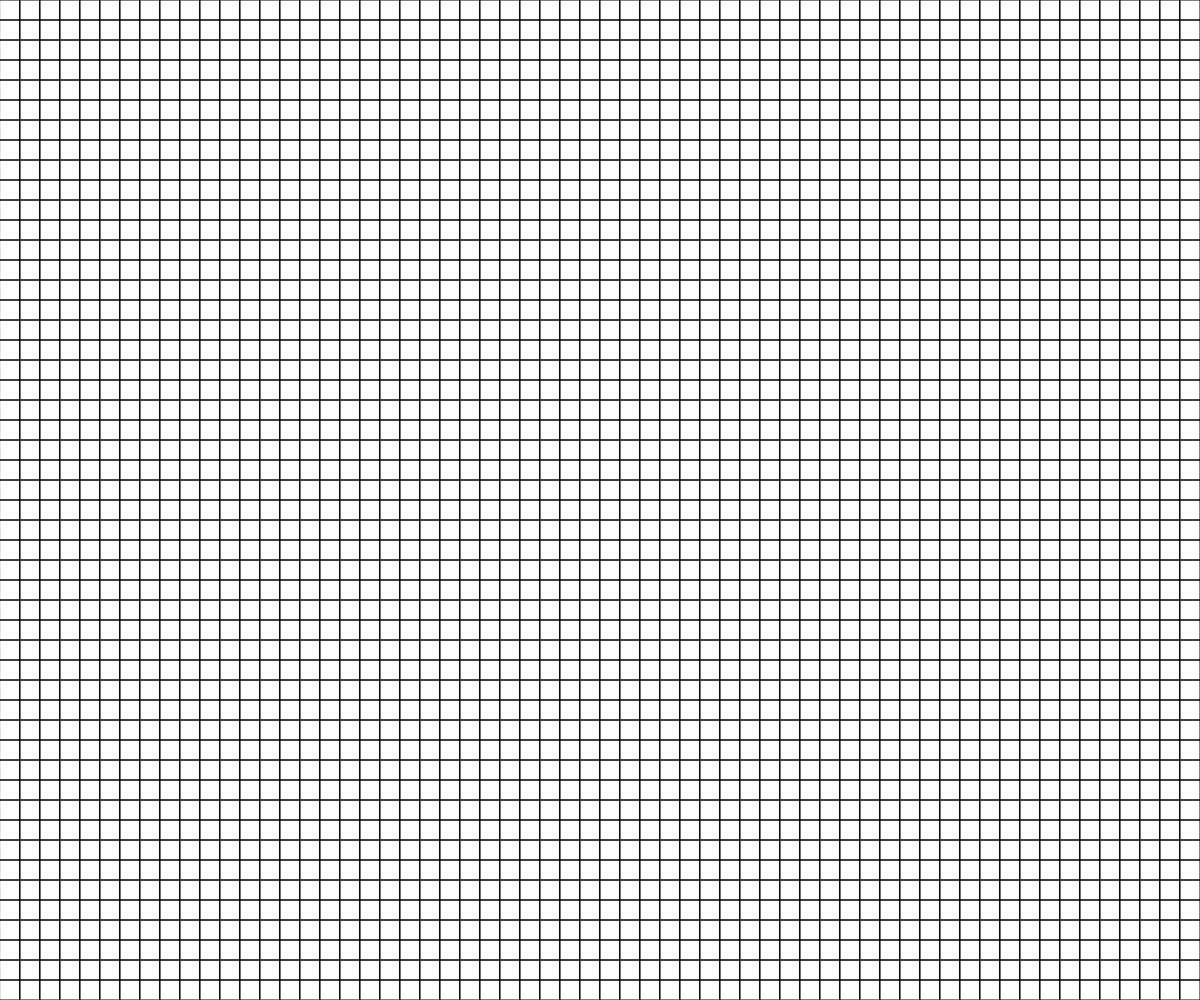
Frame 1 (no input)
Frame 60 (no input): identical to frame 1, image omitted
Frame 120 (the mouse pressed at the canvas centre since frame 60): identical to frame 1, image omitted

The p5.js sketch that drew this single still picture (run headless with seeded random() and noise() and a simulated clock; from frame 60 on, the mouse is pressed at the canvas centre):

// p5.js sketch
// ── sketch.js
var widthw = window.innerWidth;
var heightw = window.innerHeight;
var grid;
var cols;
var rows;
var w = 20;
var tempClick = 0;
var isOver = true;
let result;

function make2DArray() {
	var arr = new Array(cols);
	for (var i = 0; i < arr.length; i++) {
		arr[i] = new Array(rows);
	}
	return arr;
}

function setup() {
	createCanvas(widthw, heightw);
		
	cols = floor(width / w);
	rows = floor(height / w);
	grid = make2DArray(cols, rows);

	for (var i = 0; i < cols; i++) {
		for (var j = 0; j < rows; j++) {
			grid[i][j] = new Cell(i, j, w);
		}
	}
}

function mousePressed() {
	for (var i = 0; i < cols; i++) {
		for (var j = 0; j < rows; j++) {
			if (grid[i][j].contains(mouseX, mouseY) && isOver) {
				grid[i][j].click = true;

				if(grid[i][j].data == 'p'){
					tempClick++;
					if(tempClick % 2 == 0){
						grid[i][j].data = 'x';
					}
					else grid[i][j].data = 'o';
				}
				GameOver(i, j);
			}
		}
	}
}

function GameOver(x, y){
	let ngang = 0;
	let doc = 0;
	let cheothuan = 0;
	let cheoxuoi = 0;

	for(let i = x + 1; grid[i][y].data == grid[x][y].data ; i++){
		ngang++;
	}
	for(let i = x - 1; grid[i][y].data == grid[x][y].data ; i--){
		ngang++;
	}

	for(let i = y + 1; grid[x][i].data == grid[x][y].data ; i++){
		doc++;
	}
	for(let i = y - 1; grid[x][i].data == grid[x][y].data ; i--){
		doc++;
	}

	let xcheo = x + 1;
	let ycheo = y + 1;
	while(grid[x][y].data == grid[xcheo][ycheo].data){
		xcheo++;
		ycheo++;
		cheothuan++;
	}
	xcheo = x - 1;
	ycheo = y - 1;
	while(grid[x][y].data == grid[xcheo][ycheo].data){
		xcheo--;
		ycheo--;
		cheothuan++;
	}

	xcheo = x - 1;
	ycheo = y + 1;
	while(grid[x][y].data == grid[xcheo][ycheo].data){
		xcheo--;
		ycheo++;
		cheoxuoi++;
	}
	xcheo = x + 1;
	ycheo = y - 1;
	while(grid[x][y].data == grid[xcheo][ycheo].data){
		xcheo++;
		ycheo--;
		cheoxuoi++;
	}

	console.log('' + ngang + ' ' + doc + ' ' + cheothuan + ' ' + cheoxuoi )

	if(ngang >= 4 || cheothuan >= 4 || cheoxuoi >= 4 || doc >= 4) {
		isOver = false;
		result = grid[x][y].data + ' is win';
	}
}

function draw() {
	background(255);
	for (var i = 0; i < cols; i++) {
		for (var j = 0; j < rows; j++) {
			grid[i][j].show();
		}
	}
	if(isOver == false){
		stroke(0);
		fill(255);
		rect((cols/2 - 1)*w, (rows/2)*w - 10, 3*w, 1*w);
		textAlign(CENTER);
		textAlign(CENTER);
		fill(0);
		text(result, widthw / 2 + w* 0.5, heightw / 2 + 3);
	}
}
// ── cell.js
function Cell(i, j, w) {
    this.i = i;
    this.j = j;
    this.x = i * w;
    this.y = j * w;
    this.w = w;
    
    this.data = 'p';
    this.click = false;
}

Cell.prototype.show = function() {
    stroke(0);
    noFill();
    rect(this.x, this.y, this.w, this.w);

    if(this.click) {
        fill(200);
        rect(this.x, this.y, this.w, this.w);
    
        textAlign(CENTER);
        fill(0);
        text(this.data, this.x + this.w * 0.5, this.y + this.w - 6);
    }
};  

Cell.prototype.contains = function(x, y) {
    return (x > this.x && x < this.x + this.w && y > this.y && y < this.y + this.w);
  };
